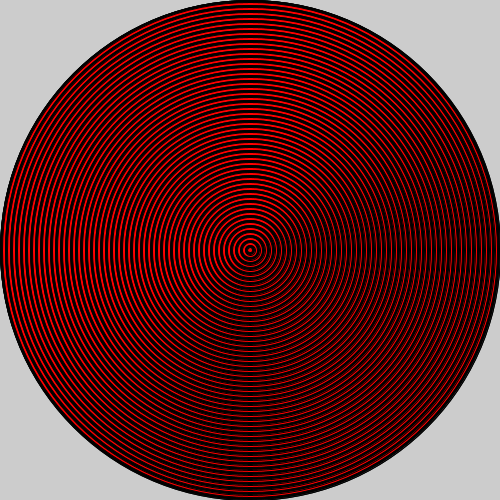
Frame 1 (no input)
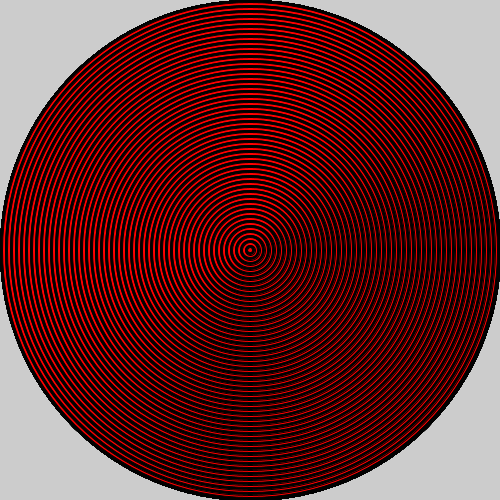
Frame 60 (the mouse pressed at the canvas centre just before this capture)
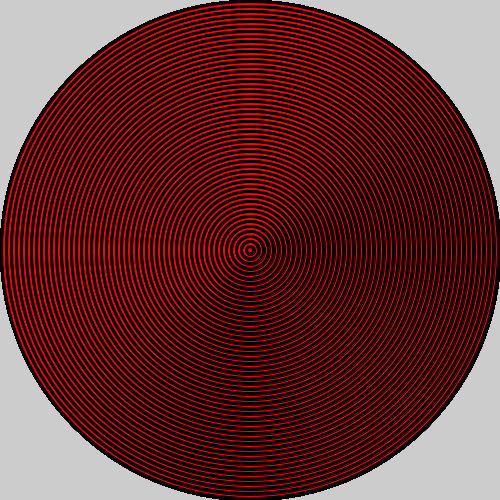
Frame 120 (the mouse held since frame 60 and released just before this capture)

The Processing sketch that drew these frames (run headless with seeded random() and noise(); from frame 60 on, the mouse is pressed at the canvas centre):

// Processing sketch: bullseye
// ── bullseye.pde

void setup() {
  size(500, 500);
  // set the size of your sketch
}

void draw() {


  //Starting with the largest ellipse, use a for loop to draw a bullseye with ellipses.
  fill(#000000);
  ellipse(250, 250, 500, 500);
  //Use an if statement and remainder to alternate the color of your rings.
  int number =499;
  for (int i=500; i>=0; i-=5) {

    if (i % 2 == 0) {    
      fill(#000000);
    } 
    else {
      System.out.println("number is odd");
        fill(#FF0000); 
  }
    ellipse(250, 250, i, i);
   if (i % 20 == 0) {
      System.out.println("20 more repeats completed");
      number -= 10;
    }
  }
}
